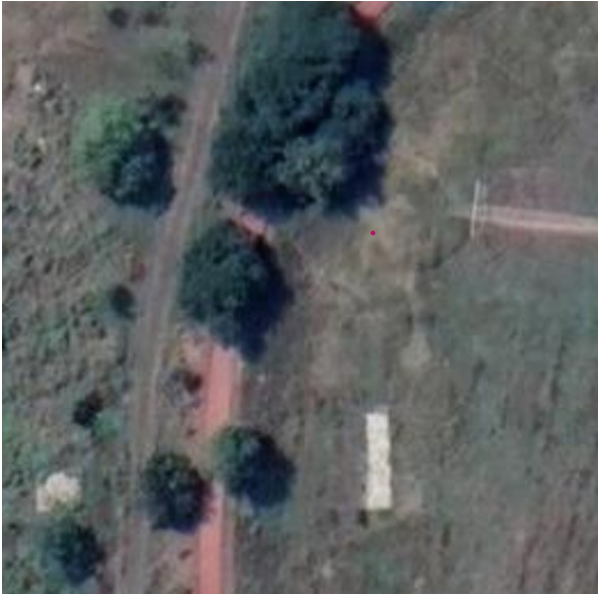
#> input picture d1.png, 598 x 595 px, found by its file name
$ jupyter execute Tree_Detection_On_Aerial_Imagery.ipynb
#> lines starting #> are read from the running program, lines starting #| are printed output that depends on the picture; after the words box and inside, x2 and y2 are one past the last pixel; in counts of white or black regions, pixels touching at a corner belong together
<a href="https://colab.research.google.com/github/kalashnirmale/Tree_Detection_On_Aerial_Imagery/blob/main/Tree_Detection_On_Aerial_Imagery.ipynb" target="_parent"></a>

[cell 1]
import cv2
import numpy as np
from matplotlib import pyplot as plt
import matplotlib.pyplot as plt
from skimage.io import imread,imshow
from skimage.filters import threshold_otsu,threshold_mean
from skimage.color import rgb2gray

[cell 2]
img = imread("/d1.png")
#> img is the input picture: shape (595, 598, 4); mean R, G, B, A 91.8, 95.5, 96.1, 255
plt.imshow(img)

[cell 3]
img_new=img[:,:,0:3]
plt.imshow(img_new)
histr = cv2.calcHist([img_new],[0],None,[256],[0,256])
#> histr = 256 values, max 8861 at index 98, min 0 at index 224, mean 1389.9
plt.plot(histr)
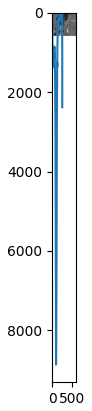
#> figure drawn by matplotlib, 1 panel

[cell 4]
gray_img=rgb2gray(img_new)
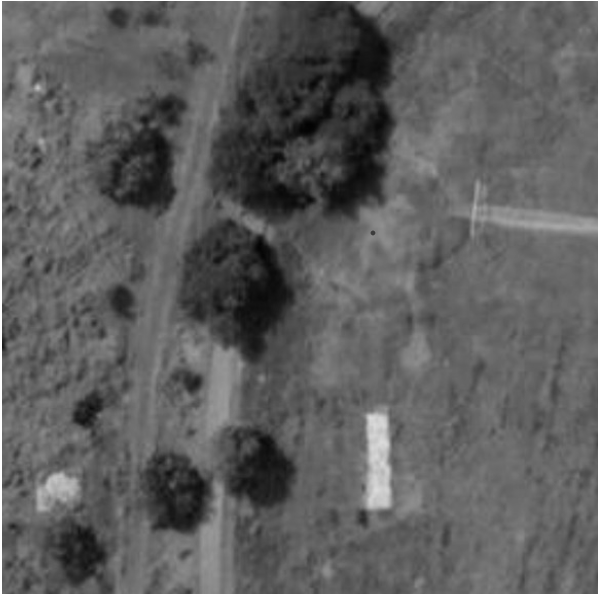
#> gray_img: shape (595, 598) float64; min 0.011, max 1, mean 0.372
plt.imshow(gray_img,cmap='gray')

[cell 5]
thresh1=threshold_otsu(gray_img)
#> thresh1 = 0.307
binary=gray_img>thresh1
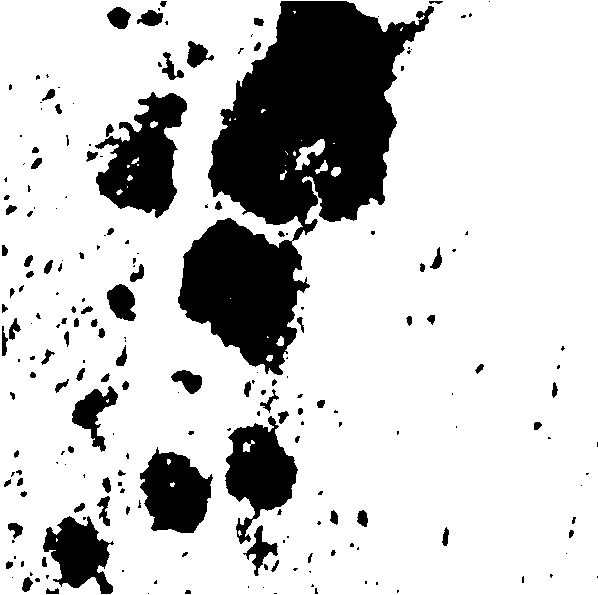
#> binary: shape (595, 598) bool; 79.5% white; 215 black regions (119 under 20 px), largest, box (x1, y1, x2, y2) and area: (178, 1, 434, 375) 44397, (95, 92, 187, 218) 6430, (225, 416, 298, 544) 4840

ret, thresh1 = cv2.threshold(img, 90, 255, cv2.THRESH_BINARY)
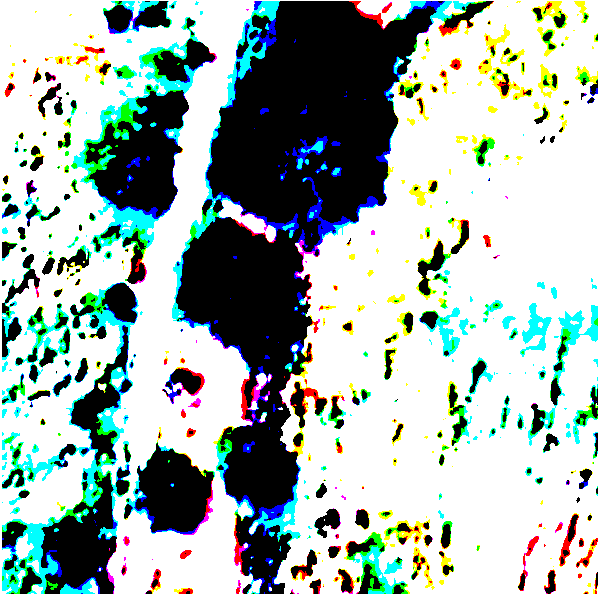
#> thresh1: shape (595, 598, 4); mean R, G, B, A 163, 178.5, 173.5, 255
plt.imshow(binary,cmap='gray')

[cell 6]
# counting the number of pixels
number_of_white_pixel = np.sum(binary == 1)
#> number_of_white_pixel = 282909
number_of_black_pixel = np.sum(binary == 0)
#> number_of_black_pixel = 72901
print('Number of white pixels:', number_of_white_pixel)
#| Number of white pixels: 282909
print('Number of black pixels:', number_of_black_pixel)
#| Number of black pixels: 72901
print('Area Of Tree(ie black pixel:)',number_of_black_pixel*0.02)
#| Area Of Tree(ie black pixel:) 1458.02

[cell 7]
masked = img_new.copy()
masked[binary==1]=255
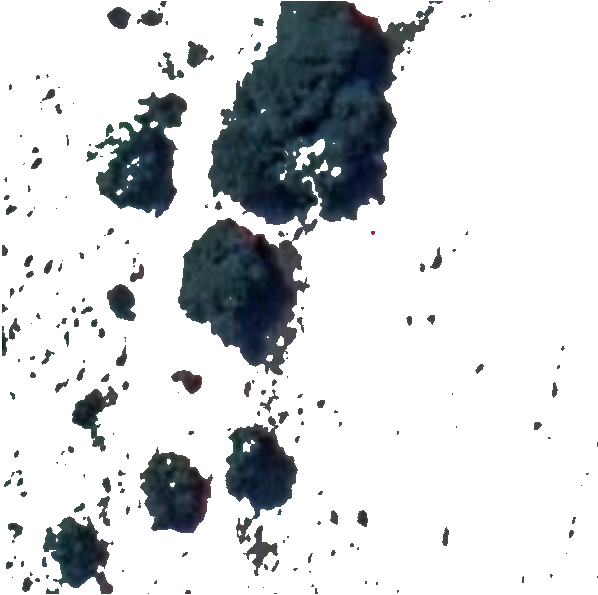
#> masked: shape (595, 598, 3); mean R, G, B 210.7, 213.5, 215.5
#crop1=masked[100:400,0:400,:]
plt.imshow(masked)

#To save output Image locally
cv2.imwrite("/d1_op.png",masked)
#> Out = True
